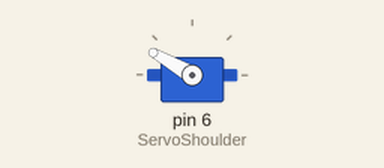
This sketch was run on a simulated Arduino Uno, built with avr-gcc and run on an emulated ATmega328P. On the bench: servo.

Above: at 0.05 s.
At 3.75 s:
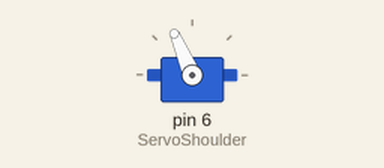
At 7.45 s:
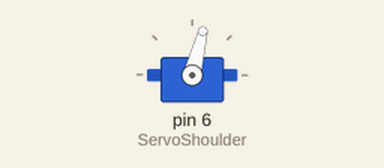
At 14.95 s:
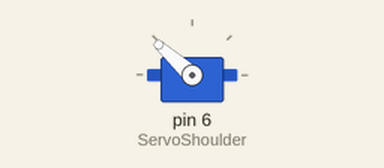
Timing chart, 0 to 21.1 s (numbered marks = the images above):
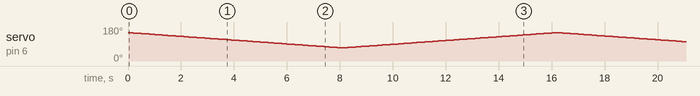

The sketch:

Test_Move_Shoulder.ino
```cpp
#include <Servo.h>

Servo ServoShoulder; // pin6

int pos = 0;

void setup() {
  ServoShoulder.attach(6);
}

void loop() {

  for (pos = 150; pos >= 70; pos -= 1) {
    ServoShoulder.write(pos);
    delay(100);
  }

  for (pos = 70; pos <= 150; pos += 1) {
    ServoShoulder.write(pos);
    delay(100);
  }


}
```
